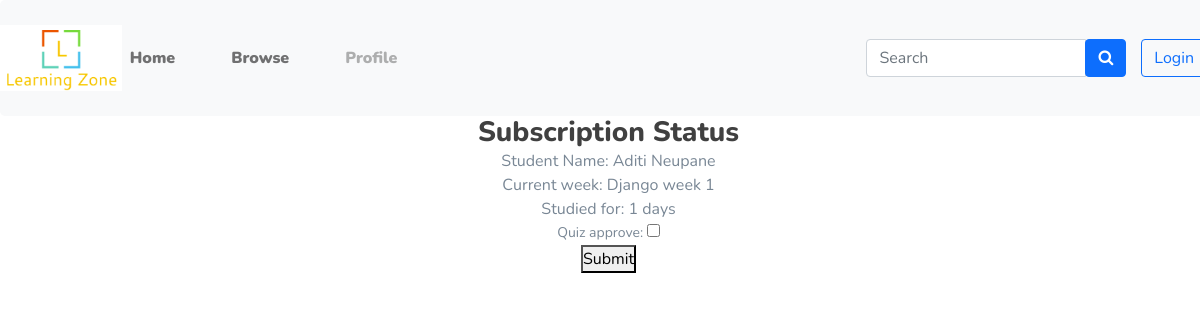
The app's page /course/1/3/, older data.
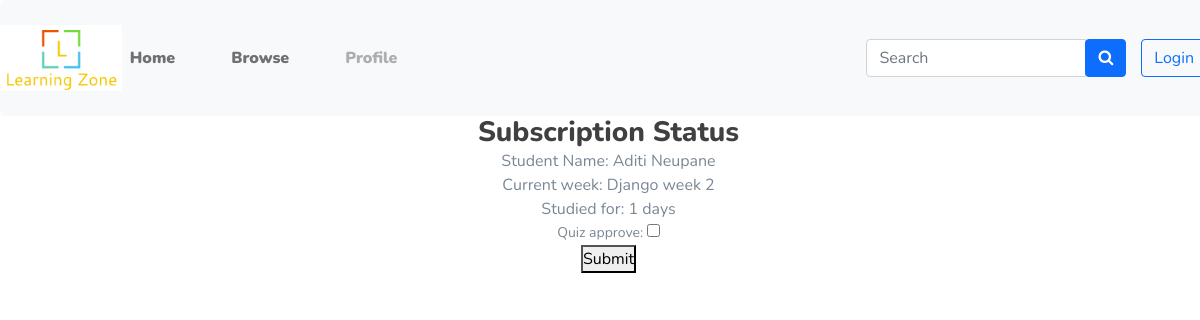
The same page, newer data.
### main/models.py (models this page shows, shortened)
class Subscription(models.Model):
    course = models.ForeignKey(Course, on_delete=models.CASCADE)
    student = models.ForeignKey(Student, on_delete=models.CASCADE)
    subscribed_on = models.DateField(auto_now_add=True)
    completed = models.BooleanField(default=False)
    flag = models.BooleanField(auto_created=True,default=True)
    quiz_approve = models.BooleanField(auto_created=False, default=False)
    progress = models.ForeignKey(Week, on_delete=models.CASCADE)
    quiz_marks = models.IntegerField(default=0)
    week_begin = models.DateField(auto_now_add=True, null=True)
    def week_duration(self):
        diff = datetime.date.today()-datetime.date(year=self.week_begin.year, month=self.week_begin.month, day=self.week_begin.day)
        return diff.days
    def __str__(self):
        return self.course.name + " by " + self.student.user.username

class Week(models.Model):
    course = models.ForeignKey(Course, on_delete=models.CASCADE)
    week_no = models.IntegerField()
    title = models.CharField(max_length=100, default="title")
    description = models.TextField(max_length=1000, null=True, blank=True)
    instructions = models.TextField(max_length=1000, null=True, blank=True)
    final = models.BooleanField(default=False)
    def __str__(self):
        return self.course.name + " week " + str(self.week_no)

class Course(models.Model):
    name = models.CharField(max_length=100)
    uploaded_by = models.ForeignKey(Teacher, on_delete=models.CASCADE)
    description = models.TextField(max_length=1000)
    category = models.ForeignKey(Categories, on_delete=models.SET_NULL, null=True)
    approved = models.BooleanField(default=False)
    approval_message = models.CharField(max_length=200, null=True, blank=True)

class Student(models.Model):
    user = models.OneToOneField(User, on_delete=models.CASCADE)
    photo = models.FileField(null=True)
    address = models.CharField(max_length=100, blank=True)
    phone = models.CharField(null=True, max_length=20, blank=True)
    bio = models.CharField(null=True, max_length=100, blank=True)

class User(AbstractUser):
  USER_TYPE_CHOICES = (
      (1, 'student'),
      (2, 'teacher'),
      (3, 'admin'),
  )
  user_type = models.PositiveSmallIntegerField(choices=USER_TYPE_CHOICES, default=3)

### main/views.py (the view)
# urls.py: path('course/<int:course_id>/<int:user_id>/', views.quiz_approve, name='quiz_approve'),
def quiz_approve(request, course_id, user_id):
    user=models.User.objects.get(id=user_id)
    s = models.Subscription.objects.get(course__id=course_id, student=user.student)
    print(s)
    if request.method=="GET":
        context = {
            'subscription': s,
            'form': forms.AllowQuizForm(instance=s)
        }
        return render(request, 'teacher/quiz_approve.html', context)
    if request.method=='POST':
        f = forms.AllowQuizForm(request.POST, instance=s)
        f.save()
        murl = reverse('course_details', kwargs={'id':course_id})
        return HttpResponse("Successfully updated. Go <a href="+murl+">back</a>")

### main/forms.py
class AllowQuizForm(forms.ModelForm):
    class Meta:
        model = models.Subscription
        fields = ['quiz_approve',]

### main/templates/teacher/quiz_approve.html (shortened to what this page needs)
{% extends '../base.html'%}
{% block content %}
<div class="container text-center">
<h3>Subscription Status</h3>
Student Name: {{subscription.student.user.first_name}} {{subscription.student.user.last_name}}<br>
Current week: {{subscription.progress}}<br>
Studied for: {{subscription.week_duration}} days<br>
<form method="POST">
    {{form.as_p}}
    <button type="submit">Submit</button>
</form>
</div>
{% endblock %}

Row changes from the older to the newer data that the page shows:
changed Subscription "Aditi": progress "Django week 1" → "Django week 2"
